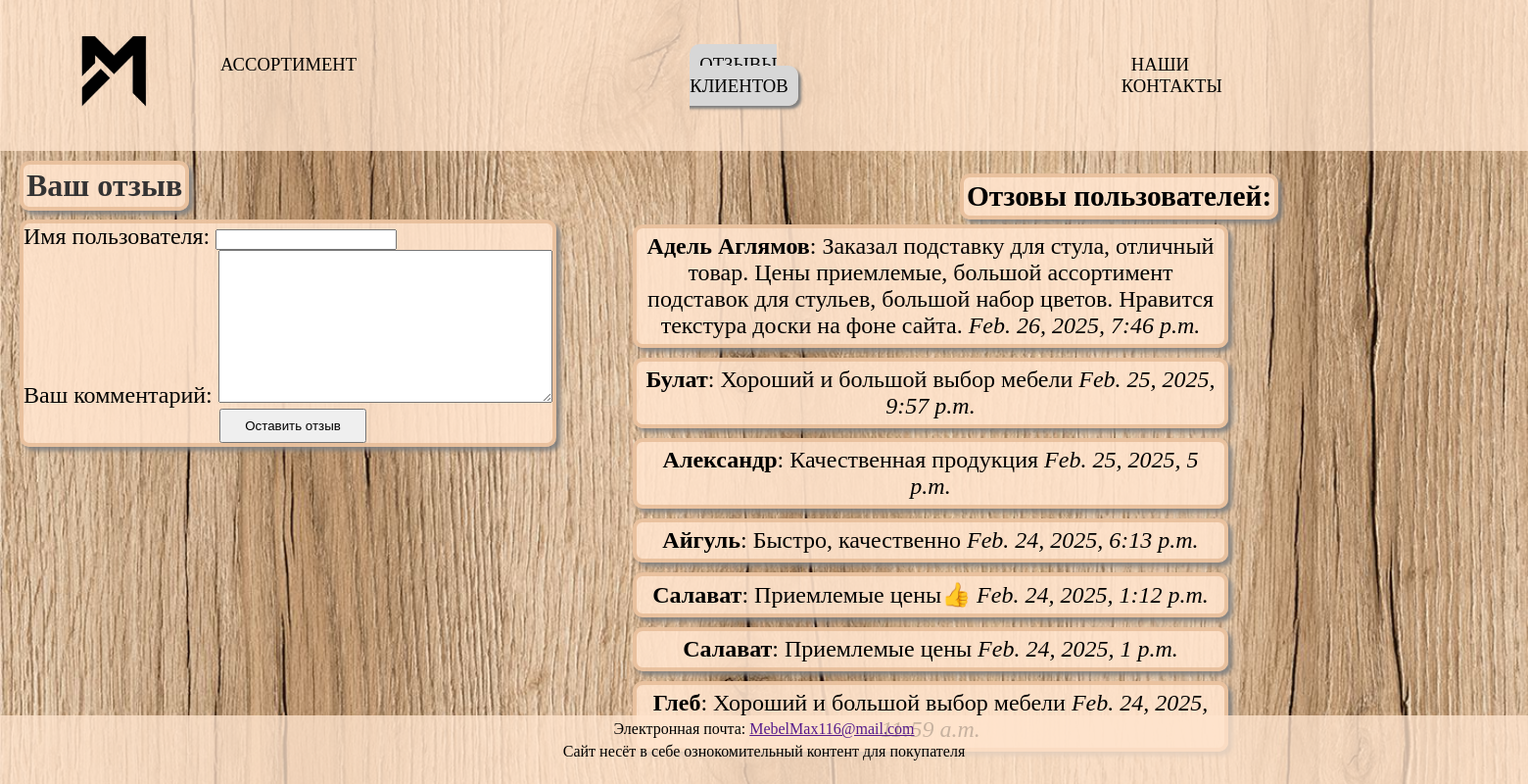
/otziv/, run on the app's committed database.
### mebel1/models.py (models this page shows, shortened)
class Comment(models.Model):
    name = models.CharField('Имя пользователя', max_length=100)
    text = models.TextField('Ваш комментарий')
    created_at = models.DateTimeField(auto_now_add=True)

### mebel1/views.py (the view)
# urls.py: path('otziv/', views.otziv , name='otziv'),
def otziv(request):
    comments = Comment.objects.all().order_by('-created_at')
    if request.method == 'POST':
        form = CommentForm(request.POST)
        if form.is_valid():
            form.save()
            return redirect('otziv')
    else:
        form = CommentForm()
    return render(request, 'otziv.html', {'form': form, 'comments': comments})

### mebel1/forms.py
class CommentForm(forms.ModelForm):
    class Meta:
        model = Comment
        fields = ['name', 'text']

### mebel1/templates/otziv.html (shortened to what this page needs)
{% extends "base.html" %}
{% load static %}
{% block contents %}
<head>
    <link rel="stylesheet" type="text/css" href="{% static 'css/otziv.css' %}">
</head>
<body>
    <h1>Ваш отзыв</h1>
    <div class="coment">
        <form action="{% url 'otziv' %}" method="post">
            {{ form.as_p }}
            <button type="submit">Оставить отзыв</button>
        </form>
    </div>
    <h2>Отзовы пользователей:</h2>
    <div class="coment2">
        <ul class="box1">
            {% for comment in comments %}
                <li class="com">
                    <strong>{{ comment.name }}</strong>: {{ comment.text }} <em>{{ comment.created_at }}</em>
                </li>
            {% empty %}
                <li>Нет комментариев.</li>
            {% endfor %}
        </ul>
    </div>
</body>
{% endblock %}

### mebel1/static/css/style.css (style rules this page uses)
* { margin: 0; }
body { display: flex; flex-direction: column; min-height: 100vh; margin: 0; background-size: cover; background-position: center; }

### mebel1/static/css/otziv.css (style rules this page uses)
h1 { position: absolute; color: #333; margin-left: 20px; margin-top: 10px; padding: 3px; background-color: rgba(255, 228, 205, 0.90); box-shadow: 4px 4px 4px rgba(128, 128, 128, 0.9); border-radius: 10px; border: 4px solid rgba(228, 185, 147, 0.76); }
h2 { text-align: center; font-size: 22pt; margin-left: 980px; margin-top: -299px; position: absolute; padding: 3px; background-color: rgba(255, 228, 205, 0.90); border: 4px solid rgba(228, 185, 147, 0.76); box-shadow: 4px 4px 4px rgba(128, 128, 128, 0.9); border-radius: 10px; }
.coment { text-align: left; margin: 20px; }
form { margin-top: 50px; display: inline-block; border-radius: 10px; box-shadow: 4px 4px 4px rgba(128, 128, 128, 0.9); font-size: 18pt; background-color: rgba(255, 228, 205, 0.90) ; border: 4px solid rgba(228, 185, 147, 0.76); }
button { margin-left: 200px; width: 150px; height: 35px; }
.coment2 { position: absolute; text-align: center; margin: 20px; display:inline }
ul { list-style-type: none; margin-left: 300px; margin-top: -267px; }
li { margin-bottom: 10px; padding: 5px; }
.com { display: inline-block; width: 50%; border-radius: 10px; border: 4px solid rgba(228, 185, 147, 0.76); box-shadow: 4px 4px 4px rgba(128, 128, 128, 0.9); font-size: 18pt; background-color: rgba(255, 228, 205, 0.90); }

### data on the page
Comment: name "Адель Аглямов", text "Заказал подставку для стула, отличный товар. Цены приемлемые, большой ассортимент подставок для стульев, большой набор цветов. Нравится текстура доски на фоне сайта.", created_at "Feb. 26, 2025, 7:46 p.m."
Comment: name "Булат", text "Хороший и большой выбор мебели", created_at "Feb. 25, 2025, 9:57 p.m."
Comment: name "Александр", text "Качественная продукция", created_at "Feb. 25, 2025, 5 p.m."
Comment: name "Айгуль", text "Быстро, качественно", created_at "Feb. 24, 2025, 6:13 p.m."
Comment: name "Салават", text "Приемлемые цены👍", created_at "Feb. 24, 2025, 1:12 p.m."
Comment: name "Салават", text "Приемлемые цены", created_at "Feb. 24, 2025, 1 p.m."
Comment: name "Глеб", text "Хороший и большой выбор мебели", created_at "Feb. 24, 2025, 11:59 a.m."
